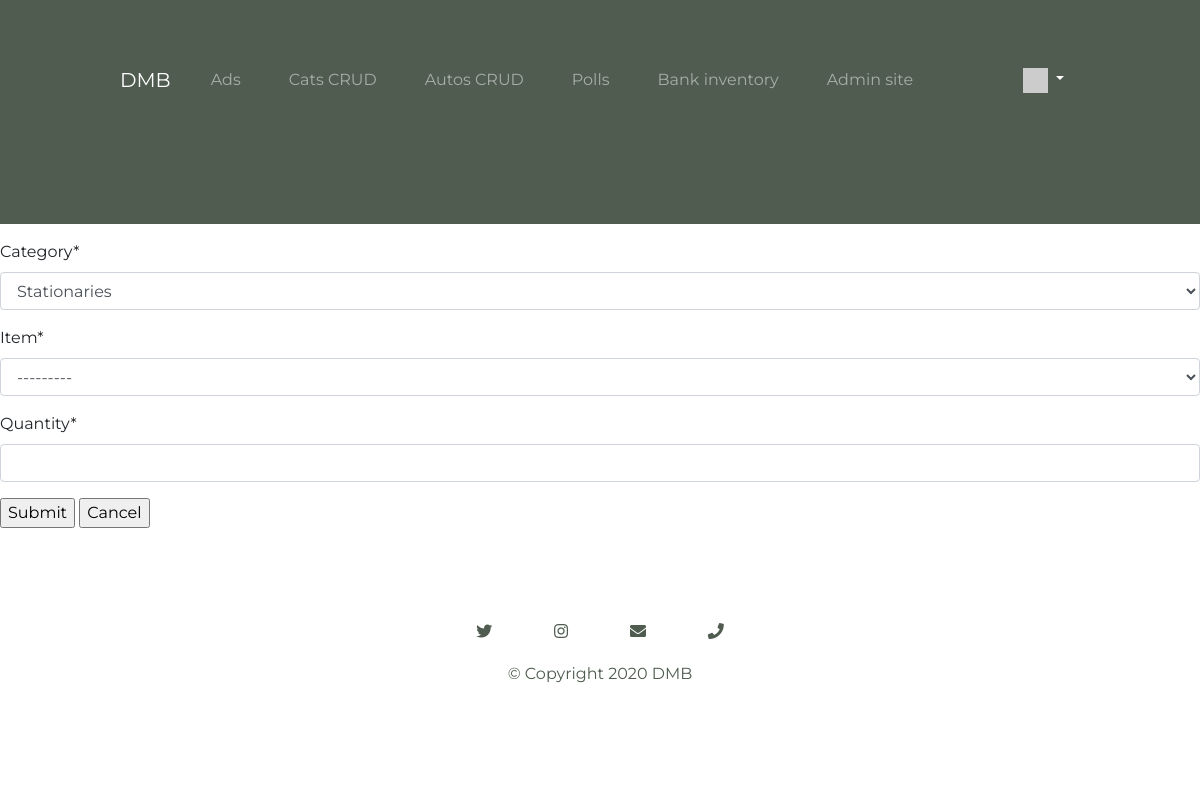
Page /bank/item/2/add (signed in) on the earlier database version.
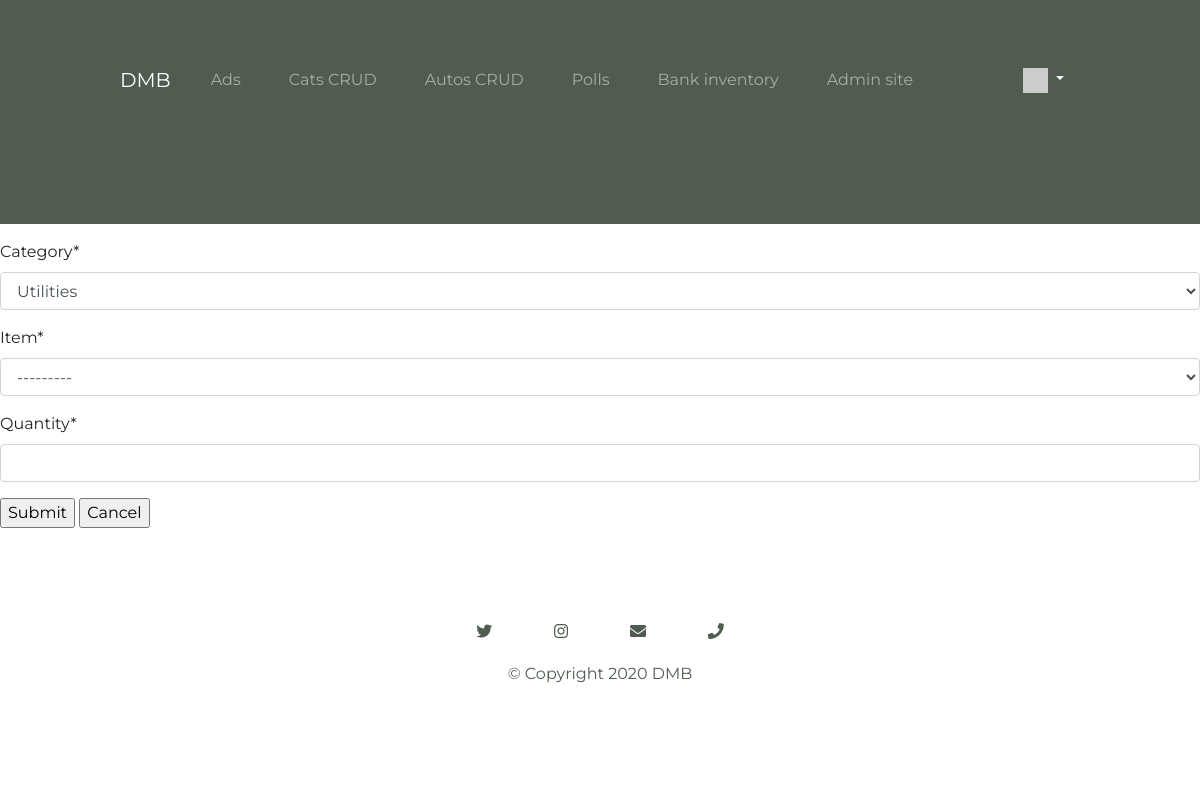
Same page on the later database version.
### bank/models.py (models this page shows, shortened)
class Item(models.Model):
    name = models.CharField(
        max_length=200,
        unique = True,
        validators=[MinLengthValidator(2,'Item name must be greater than one character')])
    price = models.DecimalField(max_digits=12, decimal_places=2, null=True)
    quantity = models.PositiveIntegerField(null=True)
    total_price = models.DecimalField(max_digits=15, decimal_places=2, null=True)
    created_at = models.DateTimeField(auto_now_add=True)
    updated_at = models.DateTimeField(auto_now=True)
    picture = models.BinaryField(null=True, blank=True, editable=True)
    content_type = models.CharField(max_length=256, null=True, blank=True,
    help_text='The MIMEType of the file')
    category = models.ForeignKey('Category', on_delete=models.CASCADE, null=True, related_name='item_category')

### bank/views.py (the view, shortened to what this page needs)
# urls.py: path('item/<int:pk>/add', views.ItemAddView.as_view(), name = 'item_add'),
class ItemAddView(LoginRequiredMixin, UpdateView):
    template_name = 'bank/item_remove.html'
    success_url = reverse_lazy('bank:item_list')
    def get(self, request, pk):
        item = get_object_or_404(Item, id = pk)
        form = RemoveForm(instance=item)
        q_form = QuantityForm()
        ctx = {'form': form, 'q_form':q_form}
        return render(request, self.template_name, ctx)

### bank/forms.py
class RemoveForm(ModelForm):
    class Meta:
        model = Remove
        fields = ['category', 'item']
    def __init__(self, *args, **kwargs):
        super().__init__(*args, **kwargs)
        self.fields['item'].queryset = Item.objects.none()
        if 'category' in self.data:
            try:
                category_id = int(self.data.get('category'))
                self.fields['item'].queryset = Item.objects.filter(category_id = category_id).order_by('name')
            except (ValueError, TypeError):
                pass

class QuantityForm(ModelForm):
    class Meta:
        model = Item
        fields = ['quantity']

### bank/models.py (called while the page is built)
    def __str__(self):
        return self.name

### home/context_processors.py (called while the page is built)
def settings(request):
    return {
        'settings': django_settings,
    }

### home/templatetags/app_tags.py (called while the page is built)
@register.filter(name='gravatar')
def gravatar(user, size=35):
    email = str(user.email.strip().lower()).encode('utf-8')
    email_hash = md5(email).hexdigest()
    url = "//www.gravatar.com/avatar/{0}?s={1}&d=identicon&r=PG"
    return url.format(email_hash, size)

### bank/templates/bank/item_remove.html (shortened to what this page needs)
{% extends "base_menu.html" %}
{% load crispy_forms_tags %}
{% block content %}
<p>
    <form action="" method="POST" id="removeform" enctype="multipart/form-data" data-items-url="{% url 'bank:ajax_load_items' %}">
    {{ form|crispy }}
    {{ q_form|crispy }}
    <input type="submit" value="Submit">
    <input type="submit" value="Cancel" onclick="window.location.href='{% url 'bank:all' %}'; return false;">
    </form>
</p>
{% endblock %}

### home/templates/base_menu.html (shortened to what this page needs)
{% extends "base_bootstrap.html" %}
{% block navbar %}
{% load app_tags %}
<section class="colored-section">
  <div class="container-fluid">
    <nav class="navbar navbar-expand-lg navbar-dark">
      <a  class="navbar-brand" href="/">{{ settings.APP_NAME }}</a>
      <div class="collapse navbar-collapse" id="menu">
        <ul class="navbar-nav mr-auto">
          {% url 'ads' as ads %}
          <li class="nav-item" {% if request.get_full_path == ads %}class="active"{% endif %}>
            <a class="nav-link" href="{% url 'ads:all' %}">Ads</a>
          </li>
          {% url 'cats' as cats %}
          <li class="nav-item" {% if request.get_full_path == cats %}class="active"{% endif %}>
            <a class="nav-link" href="{% url 'cats:all' %}">Cats CRUD</a>
          </li>
          {% url 'autos' as autos %}
          <li class="nav-item" {% if request.get_full_path == autos %}class="active"{% endif %}>
            <a class="nav-link" href="{% url 'autos:all' %}">Autos CRUD</a>
          </li>
          {% url 'polls' as polls %}
          <li class="nav-item" {% if request.get_full_path == polls %}class="active"{% endif %}>
            <a class="nav-link" href="{% url 'polls:index' %}">Polls</a>
          </li>
          {% url 'bank' as bank %}
          <li class="nav-item" {% if request.get_full_path == bank %}class="active"{% endif %}>
            <a class="nav-link" href="{% url 'bank:all' %}">Bank inventory</a>
          </li>
          {% url 'admin' as admin %}
          <li class="nav-item" {% if request.get_full_path == admin %}class="active"{% endif %}>
            <a class="nav-link" href="admin/">Admin site</a>
          </li>
        </ul>
        <ul class="navbar-nav navbar-right">
          {% if user.is_authenticated %}
          <li class="dropdown nav-item">
              <a href="#" data-toggle="dropdown" class="dropdown-toggle">
                  <img style="width: 25px;" src="{{ user|gravatar:60 }}"/><b class="caret"></b>
              </a>
          </li>
          {% else %}
          <li>
          <a href="{% url 'login' %}?next={% url 'home:all' %}">Login</a>
          </li>
          {% endif %}
      </ul>
      </div>
  </nav>
  </div>
</section>
{% endblock %}

Differences in the rows shown:
changed Item "DMB": category "Stationaries" → "Utilities"
